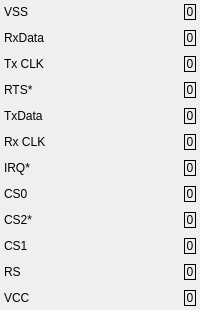
        <widget class="QWidget" name="left_pins" native="true">
         <property name="sizePolicy">
          <sizepolicy hsizetype="Preferred" vsizetype="MinimumExpanding">
           <horstretch>1</horstretch>
           <verstretch>1</verstretch>
          </sizepolicy>
         </property>
         <layout class="QVBoxLayout" name="verticalLayout">
          <property name="leftMargin">
           <number>2</number>
          </property>
          <property name="topMargin">
           <number>2</number>
          </property>
          <property name="rightMargin">
           <number>2</number>
          </property>
          <property name="bottomMargin">
           <number>2</number>
          </property>
          <item>
           <widget class="QWidget" name="vss_pin" native="true">
            <layout class="QHBoxLayout" name="horizontalLayout_21">
             <property name="leftMargin">
              <number>2</number>
             </property>
             <property name="topMargin">
              <number>2</number>
             </property>
             <property name="rightMargin">
              <number>2</number>
             </property>
             <property name="bottomMargin">
              <number>2</number>
             </property>
             <item>
              <widget class="QLabel" name="lbl_vss">
               <property name="minimumSize">
                <size>
                 <width>0</width>
                 <height>12</height>
                </size>
               </property>
               <property name="text">
                <string>VSS</string>
               </property>
              </widget>
             </item>
             <item>
              <widget class="QLabel" name="lbl_vss_pin">
               <property name="minimumSize">
                <size>
                 <width>12</width>
                 <height>12</height>
                </size>
               </property>
               <property name="maximumSize">
                <size>
                 <width>12</width>
                 <height>16777215</height>
                </size>
               </property>
               <property name="baseSize">
                <size>
                 <width>12</width>
                 <height>0</height>
                </size>
               </property>
               <property name="frameShape">
                <enum>QFrame::Box</enum>
               </property>
               <property name="text">
                <string>0</string>
               </property>
               <property name="alignment">
                <set>Qt::AlignCenter</set>
               </property>
              </widget>
             </item>
            </layout>
           </widget>
          </item>
          <item>
           <widget class="QWidget" name="rx_data_pin" native="true">
            <layout class="QHBoxLayout" name="horizontalLayout">
             <property name="leftMargin">
              <number>2</number>
             </property>
             <property name="topMargin">
              <number>2</number>
             </property>
             <property name="rightMargin">
              <number>2</number>
             </property>
             <property name="bottomMargin">
              <number>2</number>
             </property>
             <item>
              <widget class="QLabel" name="label">
               <property name="text">
                <string>RxData</string>
               </property>
              </widget>
             </item>
             <item>
              <widget class="QLabel" name="lbl_rx_data_pin">
               <property name="minimumSize">
                <size>
                 <width>12</width>
                 <height>0</height>
                </size>
               </property>
               <property name="maximumSize">
                <size>
                 <width>12</width>
                 <height>16777215</height>
                </size>
               </property>
               <property name="baseSize">
                <size>
                 <width>12</width>
                 <height>0</height>
                </size>
               </property>
               <property name="frameShape">
                <enum>QFrame::Box</enum>
               </property>
               <property name="text">
                <string>0</string>
               </property>
               <property name="alignment">
                <set>Qt::AlignCenter</set>
               </property>
              </widget>
             </item>
            </layout>
           </widget>
          </item>
          <item>
           <widget class="QWidget" name="tx_clk_pin" native="true">
            <layout class="QHBoxLayout" name="horizontalLayout_3">
             <property name="leftMargin">
              <number>2</number>
             </property>
             <property name="topMargin">
              <number>2</number>
             </property>
             <property name="rightMargin">
              <number>2</number>
             </property>
             <property name="bottomMargin">
              <number>2</number>
             </property>
             <item>
              <widget class="QLabel" name="label_3">
               <property name="text">
                <string>Tx CLK</string>
               </property>
              </widget>
             </item>
             <item>
              <widget class="QLabel" name="lbl_tx_clk_pin">
               <property name="minimumSize">
                <size>
                 <width>12</width>
                 <height>0</height>
                </size>
               </property>
               <property name="maximumSize">
                <size>
                 <width>12</width>
                 <height>16777215</height>
                </size>
               </property>
               <property name="baseSize">
                <size>
                 <width>12</width>
                 <height>0</height>
                </size>
               </property>
               <property name="frameShape">
                <enum>QFrame::Box</enum>
               </property>
               <property name="text">
                <string>0</string>
               </property>
               <property name="alignment">
                <set>Qt::AlignCenter</set>
               </property>
              </widget>
             </item>
            </layout>
           </widget>
          </item>
          <item>
           <widget class="QWidget" name="rts_pin" native="true">
            <layout class="QHBoxLayout" name="horizontalLayout_5">
             <property name="leftMargin">
              <number>2</number>
             </property>
             <property name="topMargin">
              <number>2</number>
             </property>
             <property name="rightMargin">
              <number>2</number>
             </property>
             <property name="bottomMargin">
              <number>2</number>
             </property>
             <item>
              <widget class="QLabel" name="label_4">
               <property name="text">
                <string>RTS*</string>
               </property>
              </widget>
             </item>
             <item>
              <widget class="QLabel" name="lbl_rts_pin">
               <property name="minimumSize">
                <size>
                 <width>12</width>
                 <height>0</height>
                </size>
               </property>
               <property name="maximumSize">
                <size>
                 <width>12</width>
                 <height>16777215</height>
                </size>
               </property>
               <property name="baseSize">
                <size>
                 <width>12</width>
                 <height>0</height>
                </size>
               </property>
               <property name="frameShape">
                <enum>QFrame::Box</enum>
               </property>
               <property name="text">
                <string>0</string>
               </property>
               <property name="alignment">
                <set>Qt::AlignCenter</set>
               </property>
              </widget>
             </item>
            </layout>
           </widget>
          </item>
          <item>
           <widget class="QWidget" name="tx_data_pin" native="true">
            <layout class="QHBoxLayout" name="horizontalLayout_6">
             <property name="leftMargin">
              <number>2</number>
             </property>
             <property name="topMargin">
              <number>2</number>
             </property>
             <property name="rightMargin">
              <number>2</number>
             </property>
             <property name="bottomMargin">
              <number>2</number>
             </property>
             <item>
              <widget class="QLabel" name="label_5">
               <property name="text">
                <string>TxData</string>
               </property>
              </widget>
             </item>
             <item>
              <widget class="QLabel" name="lbl_tx_data_pin">
               <property name="minimumSize">
                <size>
                 <width>12</width>
                 <height>0</height>
                </size>
               </property>
               <property name="maximumSize">
                <size>
                 <width>12</width>
                 <height>16777215</height>
                </size>
               </property>
               <property name="baseSize">
                <size>
                 <width>12</width>
                 <height>0</height>
                </size>
               </property>
               <property name="frameShape">
                <enum>QFrame::Box</enum>
               </property>
               <property name="text">
                <string>0</string>
               </property>
               <property name="alignment">
                <set>Qt::AlignCenter</set>
               </property>
              </widget>
             </item>
            </layout>
           </widget>
          </item>
          <item>
           <widget class="QWidget" name="rx_clk_pin" native="true">
            <layout class="QHBoxLayout" name="horizontalLayout_2">
             <property name="leftMargin">
              <number>2</number>
             </property>
             <property name="topMargin">
              <number>2</number>
             </property>
             <property name="rightMargin">
              <number>2</number>
             </property>
             <property name="bottomMargin">
              <number>2</number>
             </property>
             <item>
              <widget class="QLabel" name="label_2">
               <property name="text">
                <string>Rx CLK</string>
               </property>
              </widget>
             </item>
             <item>
              <widget class="QLabel" name="lbl_rx_clk_pin">
               <property name="minimumSize">
                <size>
                 <width>12</width>
                 <height>0</height>
                </size>
               </property>
               <property name="maximumSize">
                <size>
                 <width>12</width>
                 <height>16777215</height>
                </size>
               </property>
               <property name="baseSize">
                <size>
                 <width>12</width>
                 <height>0</height>
                </size>
               </property>
               <property name="frameShape">
                <enum>QFrame::Box</enum>
               </property>
               <property name="text">
                <string>0</string>
               </property>
               <property name="alignment">
                <set>Qt::AlignCenter</set>
               </property>
              </widget>
             </item>
            </layout>
           </widget>
          </item>
          <item>
           <widget class="QWidget" name="irq_pin" native="true">
            <layout class="QHBoxLayout" name="horizontalLayout_26">
             <property name="leftMargin">
              <number>2</number>
             </property>
             <property name="topMargin">
              <number>2</number>
             </property>
             <property name="rightMargin">
              <number>2</number>
             </property>
             <property name="bottomMargin">
              <number>2</number>
             </property>
             <item>
              <widget class="QLabel" name="label_24">
               <property name="text">
                <string>IRQ*</string>
               </property>
              </widget>
             </item>
             <item>
              <widget class="QLabel" name="lbl_irq_pin">
               <property name="minimumSize">
                <size>
                 <width>12</width>
                 <height>12</height>
                </size>
               </property>
               <property name="maximumSize">
                <size>
                 <width>12</width>
                 <height>16777215</height>
                </size>
               </property>
               <property name="baseSize">
                <size>
                 <width>12</width>
                 <height>0</height>
                </size>
               </property>
               <property name="frameShape">
                <enum>QFrame::Box</enum>
               </property>
               <property name="text">
                <string>0</string>
               </property>
               <property name="alignment">
                <set>Qt::AlignCenter</set>
               </property>
              </widget>
             </item>
            </layout>
           </widget>
          </item>
          <item>
           <widget class="QWidget" name="cs_0_pin" native="true">
            <layout class="QHBoxLayout" name="horizontalLayout_25">
             <property name="leftMargin">
              <number>2</number>
             </property>
             <property name="topMargin">
              <number>2</number>
             </property>
             <property name="rightMargin">
              <number>2</number>
             </property>
             <property name="bottomMargin">
              <number>2</number>
             </property>
             <item>
              <widget class="QLabel" name="label_23">
               <property name="text">
                <string>CS0</string>
               </property>
              </widget>
             </item>
             <item>
              <widget class="QLabel" name="lbl_cs0_pin">
               <property name="minimumSize">
                <size>
                 <width>12</width>
                 <height>12</height>
                </size>
               </property>
               <property name="maximumSize">
                <size>
                 <width>12</width>
                 <height>16777215</height>
                </size>
               </property>
               <property name="baseSize">
                <size>
                 <width>12</width>
                 <height>0</height>
                </size>
               </property>
               <property name="frameShape">
                <enum>QFrame::Box</enum>
               </property>
               <property name="text">
                <string>0</string>
               </property>
               <property name="alignment">
                <set>Qt::AlignCenter</set>
               </property>
              </widget>
             </item>
            </layout>
           </widget>
          </item>
          <item>
           <widget class="QWidget" name="cs2_pin" native="true">
            <layout class="QHBoxLayout" name="horizontalLayout_24">
             <property name="leftMargin">
              <number>2</number>
             </property>
             <property name="topMargin">
              <number>2</number>
             </property>
             <property name="rightMargin">
              <number>2</number>
             </property>
             <property name="bottomMargin">
              <number>2</number>
             </property>
             <item>
              <widget class="QLabel" name="label_22">
               <property name="text">
                <string>CS2*</string>
               </property>
              </widget>
             </item>
             <item>
              <widget class="QLabel" name="lbl_cs2_pin">
               <property name="minimumSize">
                <size>
                 <width>12</width>
                 <height>12</height>
                </size>
               </property>
               <property name="maximumSize">
                <size>
                 <width>12</width>
                 <height>16777215</height>
                </size>
               </property>
               <property name="baseSize">
                <size>
                 <width>12</width>
                 <height>0</height>
                </size>
               </property>
               <property name="frameShape">
                <enum>QFrame::Box</enum>
               </property>
               <property name="text">
                <string>0</string>
               </property>
               <property name="alignment">
                <set>Qt::AlignCenter</set>
               </property>
              </widget>
             </item>
            </layout>
           </widget>
          </item>
          <item>
           <widget class="QWidget" name="cs1_pin" native="true">
            <layout class="QHBoxLayout" name="horizontalLayout_23">
             <property name="leftMargin">
              <number>2</number>
             </property>
             <property name="topMargin">
              <number>2</number>
             </property>
             <property name="rightMargin">
              <number>2</number>
             </property>
             <property name="bottomMargin">
              <number>2</number>
             </property>
             <item>
              <widget class="QLabel" name="label_21">
               <property name="text">
                <string>CS1</string>
               </property>
              </widget>
             </item>
             <item>
              <widget class="QLabel" name="lbl_cs1_pin">
               <property name="minimumSize">
                <size>
                 <width>12</width>
                 <height>12</height>
                </size>
               </property>
               <property name="maximumSize">
                <size>
                 <width>12</width>
                 <height>16777215</height>
                </size>
               </property>
               <property name="baseSize">
                <size>
                 <width>12</width>
                 <height>0</height>
                </size>
               </property>
               <property name="frameShape">
                <enum>QFrame::Box</enum>
               </property>
               <property name="text">
                <string>0</string>
               </property>
               <property name="alignment">
                <set>Qt::AlignCenter</set>
               </property>
              </widget>
             </item>
            </layout>
           </widget>
          </item>
          <item>
           <widget class="QWidget" name="rs_pin" native="true">
            <layout class="QHBoxLayout" name="horizontalLayout_22">
             <property name="leftMargin">
              <number>2</number>
             </property>
             <property name="topMargin">
              <number>2</number>
             </property>
             <property name="rightMargin">
              <number>2</number>
             </property>
             <property name="bottomMargin">
              <number>2</number>
             </property>
             <item>
              <widget class="QLabel" name="label_20">
               <property name="text">
                <string>RS</string>
               </property>
              </widget>
             </item>
             <item>
              <widget class="QLabel" name="lbl_rs_pin">
               <property name="minimumSize">
                <size>
                 <width>12</width>
                 <height>12</height>
                </size>
               </property>
               <property name="maximumSize">
                <size>
                 <width>12</width>
                 <height>16777215</height>
                </size>
               </property>
               <property name="baseSize">
                <size>
                 <width>12</width>
                 <height>0</height>
                </size>
               </property>
               <property name="frameShape">
                <enum>QFrame::Box</enum>
               </property>
               <property name="text">
                <string>0</string>
               </property>
               <property name="alignment">
                <set>Qt::AlignCenter</set>
               </property>
              </widget>
             </item>
            </layout>
           </widget>
          </item>
          <item>
           <widget class="QWidget" name="vcc_pin" native="true">
            <layout class="QHBoxLayout" name="horizontalLayout_7">
             <property name="leftMargin">
              <number>2</number>
             </property>
             <property name="topMargin">
              <number>2</number>
             </property>
             <property name="rightMargin">
              <number>2</number>
             </property>
             <property name="bottomMargin">
              <number>2</number>
             </property>
             <item>
              <widget class="QLabel" name="label_6">
               <property name="text">
                <string>VCC</string>
               </property>
              </widget>
             </item>
             <item>
              <widget class="QLabel" name="lbl_vcc_pin">
               <property name="minimumSize">
                <size>
                 <width>12</width>
                 <height>0</height>
                </size>
               </property>
               <property name="maximumSize">
                <size>
                 <width>12</width>
                 <height>16777215</height>
                </size>
               </property>
               <property name="baseSize">
                <size>
                 <width>12</width>
                 <height>0</height>
                </size>
               </property>
               <property name="frameShape">
                <enum>QFrame::Box</enum>
               </property>
               <property name="text">
                <string>0</string>
               </property>
               <property name="alignment">
                <set>Qt::AlignCenter</set>
               </property>
              </widget>
             </item>
            </layout>
           </widget>
          </item>
         </layout>
        </widget>
